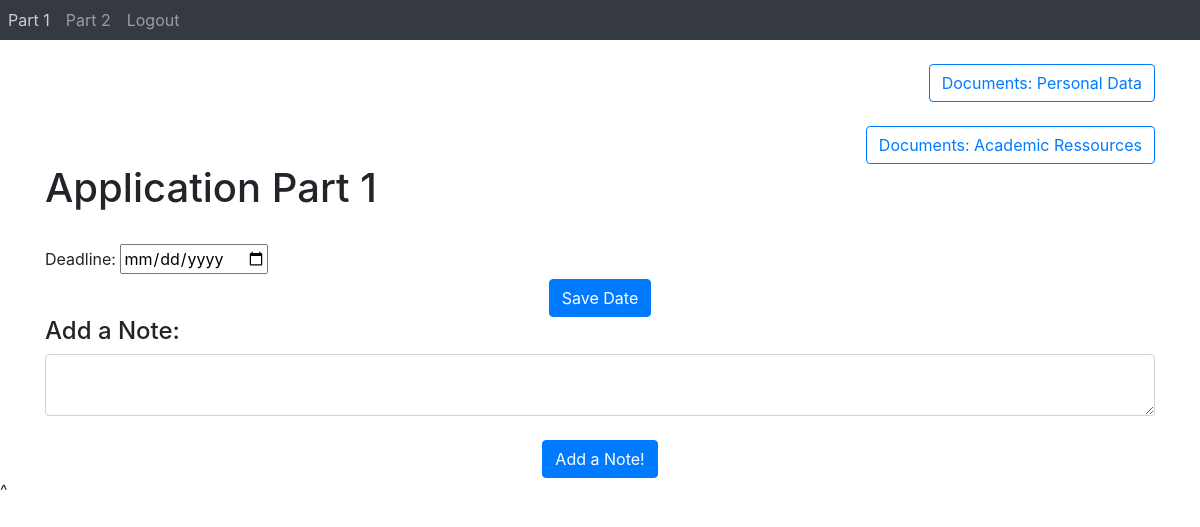
/ApplicationPart1 (signed in), run on an earlier commit of the app's database.
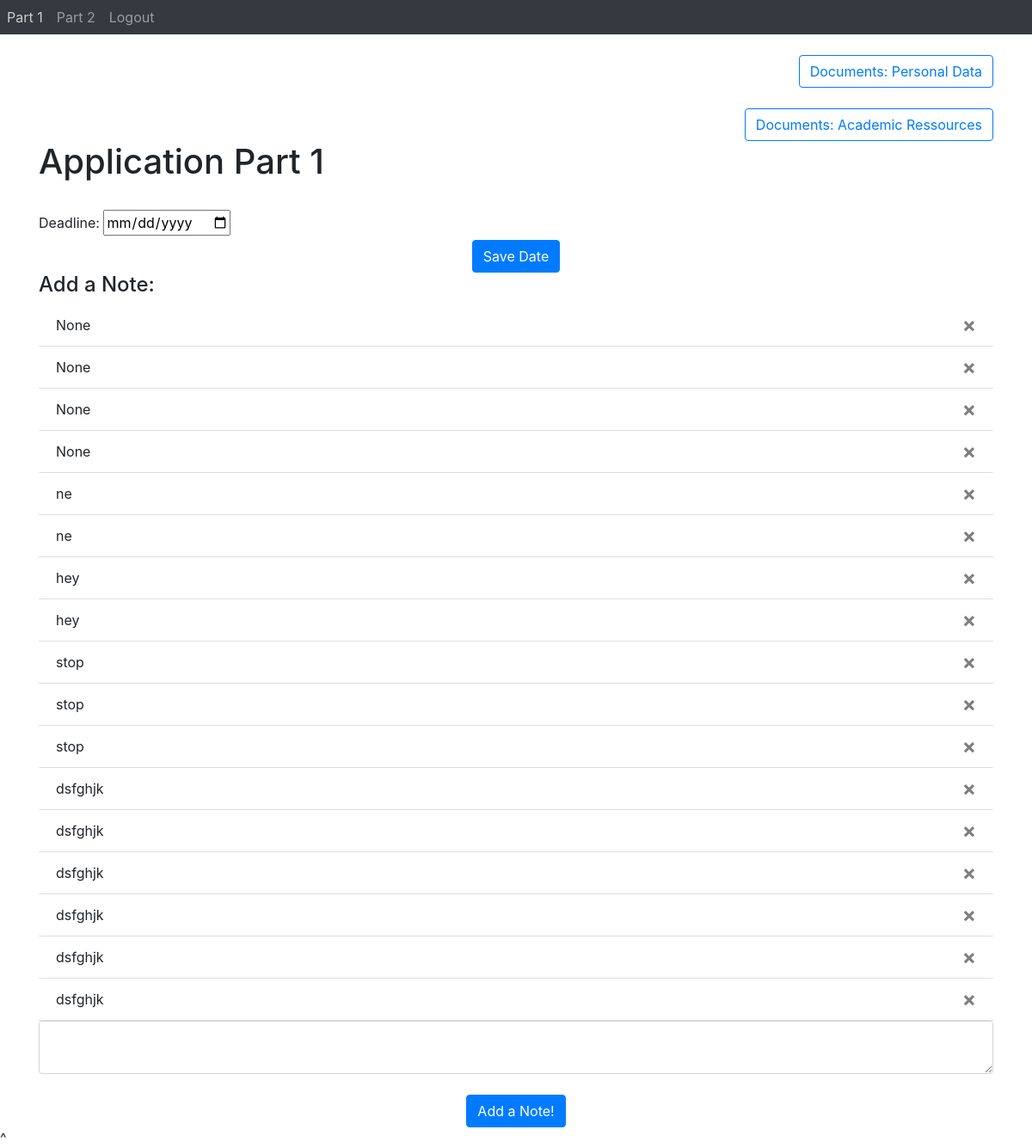
And on a later commit of the database.
### Webapp/models.py (models this page shows)
class AdditionalInfo(db.Model):
    id = db.Column(db.Integer, primary_key=True)
    date = db.Column(db.String(10), nullable=True)
    text = db.Column(db.String(500), nullable=True)
    user_id = db.Column(db.Integer, db.ForeignKey('user.id'))

### Webapp/views.py (the view)
@views.route('ApplicationPart1', methods=['GET', 'POST'])
@login_required
def ApplicationPart1():
    if request.method == 'POST':
        note = request.form.get('note')
        new_note = AdditionalInfo(text=note, user_id=current_user.id)
        db.session.add(new_note)
        db.session.commit()
    return render_template("applicationPart1.html", user=current_user)

### Webapp/__init__.py (called while the page is built)
def create_app():
    app = Flask(__name__)
    app.config['SECRET_KEY'] = "Rookie Coders"
    app.config['SQLALCHEMY_DATABASE_URI'] = f'sqlite:///{DB_NAME}'
    db.init_app(app)
    from .views import views
    from .auth import auth
    app.register_blueprint(views, url_prefix='/')
    app.register_blueprint(auth, url_prefix='/')
    from .models import User, Task, AdditionalInfo
    with app.app_context():
        db.create_all()
    login_manager = LoginManager()
    login_manager.login_view = 'auth.login'
    login_manager.init_app(app)
    @login_manager.user_loader
    def load_user(id):
        return User.query.get(int(id))
    return app

### Webapp/templates/applicationPart1.html
{% extends "base.html" %} {% block title %}Application Part 1{%endblock %}
{% block content %}
<br />
<div class = "text-right">
    <button type="submit" onclick="location.href='http://127.0.0.1:5000/SubTaskPersonalData'"class="btn btn-outline-primary">Documents: Personal Data</button>
</div>
<br />
<div class = "text-right">
    <button type="submit" onclick="location.href='http://127.0.0.1:5000/SubTaskAcademicRessources'"class="btn btn-outline-primary">Documents: Academic Ressources</button>
</div>
<h1> Application Part 1</h1>
<br />
<form method = "POST" >
    <label for ="deadline">Deadline:</label>
    <input type = "date" id = "date" name="deadline"> </input>
    <br />
    <div align = "center">
        <button type = "submit" class = "btn btn-primary">Save Date</button>
    </div>
</form>
<h4> Add a Note: </h4>
<ul class="list-group list-group-flush" id="notes">
    {% for note in user.additionalInfos %}
    <li class="list-group-item">
        {{ note.text }}
        <button type="button" class="close" onClick="deleteNote('{{ note.id }}')">
            <span aria-hidden="true">&times;</span>
        </button>
    </li>
    {% endfor %}
</ul>
<form method = "POST" >
    <textarea name = "note" id = "note" class = "form-control"> </textarea>
    <br />
    <div align = "center">
    <button type = "submit" class = "btn btn-primary">Add a Note!</button>
    </div>
</form>
{% endblock %}

### Webapp/templates/base.html (shortened to what this page needs)
<!DOCTYPE html>
</html>
<head>
    <link rel="stylesheet" href="https://stackpath.bootstrapcdn.com/bootstrap/4.4.1/css/bootstrap.min.css"
 />
    <link rel="stylesheet" href="https://stackpath.bootstrapcdn.com/font-awesome/4.7.0/css/font-awesome.min.css"
 />
</head>
<body>
    <nav class="navbar-expand-lg navbar-dark bg-dark">
        <div class="collapse navbar-collapse" id="navbar">
            <div class="navbar-nav">
                {% if current_user.is_authenticated %}
                <a class="nav-item nav-link" id="application1" href="/ApplicationPart1">Part 1</a>
                <a class="nav-item nav-link" id="application2" href="/ApplicationPart2">Part 2</a>
                <a class="nav-item nav-link" id="logout" href="/logout">Logout</a>
                {% else %}
                <a class="nav-item nav-link" id="login" href="/login">Login</a>
                <a class="nav-item nav-link" id="signUp" href="/sign_up">Sign Up</a>
                <a class="nav-item nav-link" id="infopage" href="/infoPage">Info</a>
                {% endif %}
            </div>
        </div>
    </nav>
    <div class="container">
        {% block content %}
        {% endblock %}
    </div>
        ^
</body>
</html

What changed in the data, as far as the page shows it:
added AdditionalInfo: text "None"
added AdditionalInfo: text "None"
added AdditionalInfo: text "None"
added AdditionalInfo: text "None"
added AdditionalInfo: text "ne"
added AdditionalInfo: text "ne"
added AdditionalInfo: text "hey"
added AdditionalInfo: text "hey"
added AdditionalInfo: text "stop"
added AdditionalInfo: text "stop"
added AdditionalInfo: text "stop"
added AdditionalInfo: text "dsfghjk"
added AdditionalInfo: text "dsfghjk"
added AdditionalInfo: text "dsfghjk"
added AdditionalInfo: text "dsfghjk"
added AdditionalInfo: text "dsfghjk"
added AdditionalInfo: text "dsfghjk"
